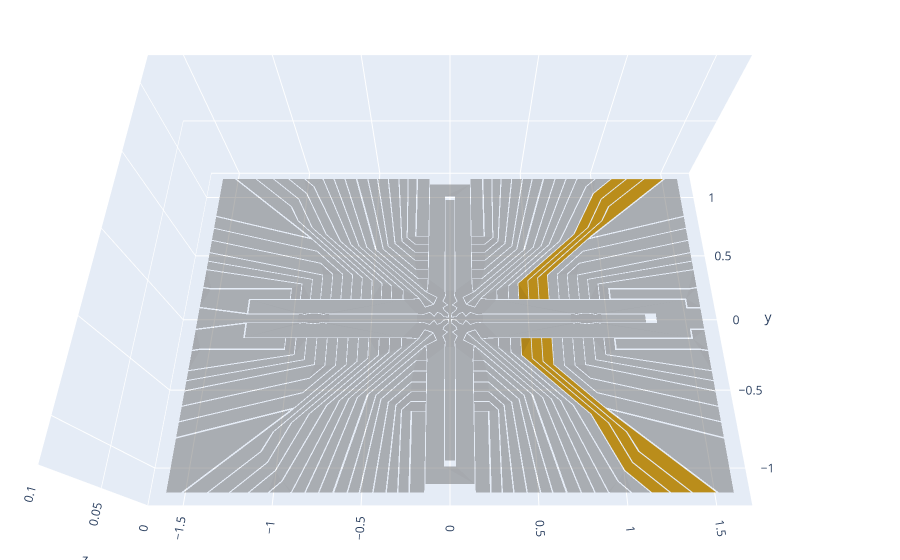

The notebook cell this image was saved under:
### Code cell
# 高亮名称为R-0和R-11的两对电极
junction.plot(electrodode=['R-3', 'R-4', "R-5"])
